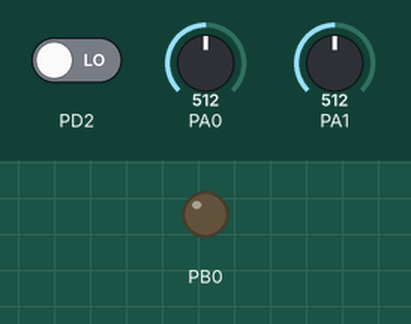
A program run on a simulated ATmega32, built with avr-gcc and emulated at 16 MHz. Shown: output pins drawn as LEDs (lit = HIGH). The inputs (shaded band) are chosen by the test bench; at power-on: PA0 = 512, PA1 = 512, PD2 LOW. What the program prints to the serial monitor is not drawn.

Above: at 0.19 s.
At 39.02 s:
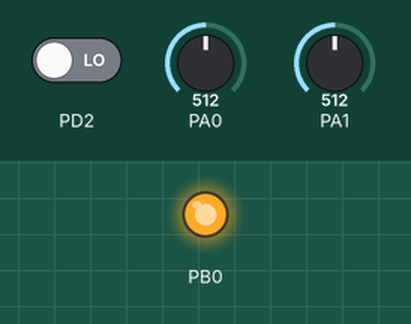
Timing chart, 0 to 39.3 s (numbered marks = the images above):
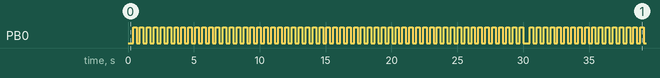

The program:

PFI_test1.c
```c
/*
 * PFI_test1.c
 *
 * Created: 4/21/2015 9:02:08 PM
 *  Author: Shuvangkar Shuvo
 */


#include <avr/io.h>
#include <util/delay.h>
#include <avr/interrupt.h>
#include <math.h>
#include "ADC_single_conversion.h"
#include "usart.h"
#define current_pin 1
#define volt_pin 0
#define number_of_samples 200
#define sample_delay 700
#define F_CPU 16000000

int voltage_adc[number_of_samples]={0},current_adc[number_of_samples]={0},index_volt=0,index_current=0;;
uint8_t i=0,j=0,k=0,l=0,n=0;
volatile unsigned int volt_peak_time1 =0,volt_peak_time2=0,current_peak_time1=0,current_peak_time2=0;
int volt_peak1=0,volt_peak2=0,current_peak=0,current_peak2=0,temp=0,temp1=0;
int tolerance_volt=0,tolerance_current=0,tolerance_pf=0;
double power_factor=0,power_factor_2=0;
double average_volt=0,average_current=0,actual_volt=0,actual_current=0,Vrms=0,Irms=0,V_avg=0,I_avg=0,volt_square_sum=0,current_squared_sum=0,real_power=0;

int main(void)
{
	setup();
    while(1)
    {
		//print_voltage_current();
		calculate_power_factor();
		ADCSRA |=(1<<ADEN);
		TCNT1 = 0;
		index_volt = voltage_zero_cross_time();
		index_current = current_zero_cross_time();
		ADCSRA &= ~(1<<ADEN);
		_delay_ms(30000);
		ADCSRA |=(1<<ADEN);

    }
}

void setup()
{
		Initialize_INT0();
		ADC_Initialize();
		Init_timer1_normal_mode_with_overflow();
		USARTInit(25);
		DDRB |=1<<PB0;
		_delay_ms(10);
}
ISR(INT0_vect)
{

	//PORTB ^=1<<PB0;
}

ISR(TIMER1_OVF_vect)
{

		PORTB ^=1<<PB0;

}


void voltage_current_read()
{

	for (i=0;i<number_of_samples;i++)
	{
		voltage_adc[i]=ADC_Read(volt_pin);
		//_delay_us(700);;
		current_adc[i]= ADC_Read(current_pin);
		//_delay_us(700);
	}
}
void print_voltage_current()
{
	UWriteString("\n voltage \n");
	for (i=0;i<number_of_samples;i++)
	{
		print_integer(voltage_adc[i]);
		UWriteString("\t");
	}
	UWriteString("\n Current \n");
	for (i=0;i<number_of_samples;i++)
	{
		print_integer(current_adc[i]);
		UWriteString("\t");
	}
}

Init_timer1_normal_mode_with_overflow()
{
	TCCR1B |=(1<<CS10)|(1<<CS11); //timer 1 is activated with prescaler 64
	TIMSK |= 1<<TOIE1; //Overflow interrupt enalbe, so when timer reaches its maximum value, it overflows and overflow interrupt vector routine will be executed
	sei(); // enable global interrupt
}
Initialize_INT0()
{
	sei(); //enable global interrupt
	GICR |=1<<INT0;  //External interrupt on INT0 pin is enabled
	//MCUCR &= (~(1<<ISC00))&(~(1<<ISC01)); //the low level on INTo generates an interrupt
	MCUCR |= 1<<ISC00; //any logic change on INT0 pin generates an interrupt request
	//MCUCR |=1<<ISC01; //The falling edge(high to low) of INT0 generates an interrupt request.
}


int find_voltage_peak()
{
	temp=ADC_Read(volt_pin);
	_delay_us(sample_delay);
	if(temp < volt_peak1) //Max value found
	{
		return(1);
	}
	else
	{
		volt_peak1 = temp;
		return(0);
	}
}
int find_voltage_peak2()
{
	temp=ADC_Read(volt_pin);
	_delay_us(sample_delay);
	if(temp < volt_peak2) //Max value found
	{
		return(1);
	}
	else
	{
		volt_peak2 = temp;
		return(0);
	}
}
int find_current_peak()
{
	temp1=ADC_Read(current_pin);
	_delay_us(sample_delay);
	if(temp1 < current_peak) //Max value found
	{
		return(1);
	}
	else
	{
		current_peak = temp1;
		return(0);
	}
}
int find_current_peak2()
{
	temp1=ADC_Read(current_pin);
	_delay_us(sample_delay);
	if(temp1 < current_peak2) //Max value found
	{
		return(1);
	}
	else
	{
		current_peak2 = temp1;
		return(0);
	}
}

void calculate_power_factor()
{
	voltage_current_read();
	ADCSRA &= ~(1<<ADEN);
	//print_voltage_current();
	//Average voltage and current calculation
	for (n=0;n<number_of_samples;n++)
	{
		average_volt += (5.00*voltage_adc[n])/1024.00;
		average_current += (5.00*current_adc[n])/1024.00;

	}
	average_volt = average_volt/number_of_samples;
	average_current = average_current/number_of_samples;
	//UWriteString(" \n Average voltage = ");
	//print_double(average_volt,4,3);
	//UWriteString(" \n Average current = ");
	//print_double(average_current,4,3);
//////////////////////////////////////////////////////////////////////////////////////////////////////////////////////
//	UWriteString(" \n Actual voltage \n");
	volt_square_sum = 0;
	current_squared_sum=0;
	V_avg=0;
	for (n=0;n<number_of_samples;n++)
	{
		actual_volt = ((5.00*voltage_adc[n])/1024.00)-average_volt;
		V_avg = V_avg+actual_volt;
		volt_square_sum = volt_square_sum+pow(actual_volt,2);
		//print_double(actual_volt,4,3);
	   //UWriteString("\t");
		//actual_current = ((5.00*current_adc[n])/1024.00)-average_current;

	}
////////////////////////////////////////////////////////////////////////////////////////////////////////////////////////
	//UWriteString(" \n Actual current \n");
	I_avg=0;
	for (n=0;n<number_of_samples;n++)
	{
		actual_current = ((5.00*current_adc[n])/1024.00)-average_current;
		I_avg=I_avg+actual_current;
		current_squared_sum = current_squared_sum+pow(actual_current,2);
		//print_double(actual_current,4,3);
		//UWriteString("\t");


	}

	Vrms = volt_square_sum/number_of_samples;
	Vrms=sqrt(Vrms);
	//Vrms = 511.00/11*Vrms;
	Irms = current_squared_sum/number_of_samples;
	Irms=sqrt(Irms);
	//Irms = Irms/2.2;


	//Instantaneous power and real power
	real_power = 0;
	for (n=0;n<number_of_samples;n++)
	{
		actual_volt = ((5.00*voltage_adc[n])/1024.00)-average_volt;
		//actual_volt = actual_volt*511.00/11;
		actual_current = ((5.00*current_adc[n])/1024.00)-average_current;
		//actual_current = actual_current/2.2;
		real_power = real_power+(actual_volt*actual_current);

	}
	real_power = real_power/number_of_samples;
	power_factor = real_power/(Vrms*Irms);
	UWriteString("\n Vrms = ");
	print_double(Vrms,4,3);
	UWriteString("V");
	UWriteString("\tIrms = ");
	Irms=Irms*1000;
	print_double(Irms,4,3);
	UWriteString("mA");
	UWriteString("\tPower = ");
	print_double(real_power, 3,5);
	UWriteString("W");
	UWriteString("\tPower factor = ");
	print_double(power_factor,4,3);


}

int voltage_zero_cross_time()
{
	int index = 0;
	actual_volt = ((5.00*voltage_adc[0])/1024.00)-average_volt;
	if (actual_volt>0)
	{
		for (i=1;i<number_of_samples;i++)
		{
			actual_volt = ((5.00*voltage_adc[i])/1024.00)-average_volt;
			if (actual_volt<0)
			{
				return(i);
				//index = i;
				i=number_of_samples;

			}

		}
	}
	else
	{
		for (i=1;i<number_of_samples;i++)
		{
			actual_volt = ((5.00*voltage_adc[i])/1024.00)-average_volt;
			if (actual_volt>0)
			{
				return(i);
				//index = i;
				i=number_of_samples;

			}

		}

	}
	//return(index);
}

int current_zero_cross_time()
{
	int index = 0;
	actual_current = ((5.00*current_adc[0])/1024.00)-average_current;
	if (actual_current>0)
	{
		for (i=1;i<number_of_samples;i++)
		{
			actual_current = ((5.00*current_adc[i])/1024.00)-average_current;
			if (actual_current<0)
			{
				return(i);
				//index = i;
				i=number_of_samples;

			}

		}
	}
	else
	{
		for (i=1;i<number_of_samples;i++)
		{
			actual_current = ((5.00*current_adc[i])/1024.00)-average_current;
			if (average_current>0)
			{
				return(i);
				//index = i;
				i=number_of_samples;

			}

		}

	}
	//return(index);
}
```

ADC_single_conversion.c
```c
/*
 * ADC_single_conversion.c
 *
 * Created: 4/18/2015 12:55:23 PM
 *  Author: Shuvangkar Shuvo
 */
#include <avr/io.h>
#include "ADC_single_conversion.h"


void ADC_Initialize()
{
	ADCSRA |= 1<<ADEN; //ADC enable. ADC doesn't consume power when ADEN is cleared
	ADCSRA |=(1<<ADPS0)|(1<<ADPS1)|(1<<ADPS2); // prescaler=128 means X_cpu/128=7.8125KHz
	ADMUX |= 1<<REFS0; //Reference: AVCC (AVCC must be connected with VCC)
}

unsigned int ADC_Read(uint8_t channel)
{
	int adc_value = 0;
	//ADMUX |= (ADMUX&0b11100000)|(channel&0b00011111); // First five bits of ADMUX for selecting channel
	ADMUX = (ADMUX&0xf0)|(channel&0x0f);
	ADCSRA |=1<<ADSC; //Conversion will start writing this bit to one.
	while(!(ADCSRA&(1<<ADIF))); //ADIF will set when conversion complete and loop breaks.
	ADCSRA|= 1<<ADIF; //ADIF must be cleared(1) to trigger a new conversion next time
	adc_value = ADCW;
	return(adc_value);

}
```

ADC_single_conversion.h
```c
/*
 * ADC_single_conversion.h
 *
 * Created: 4/18/2015 12:56:18 PM
 *  Author: Shuvangkar shuvo
 */


#ifndef ADC_SINGLE_CONVERSION_H_
#define ADC_SINGLE_CONVERSION_H_
void ADC_Initialize();
unsigned int ADC_Read(uint8_t channel);


#endif /* ADC_SINGLE_CONVERSION_H_ */
```

USART.c
```c
#include <avr/io.h>
#include <avr/interrupt.h>
#include <inttypes.h>

#include "usart.h"

void USARTInit(uint16_t ubrrvalue)
{
	//Setup q
	UQFront=UQEnd=-1;

	//Set Baud rate
	UBRRH=(unsigned char)(ubrrvalue>>8);
	UBRRL=(unsigned char)ubrrvalue;

	/*Set Frame Format

	Asynchronous mode
	No Parity
	1 StopBit
	char size 8

	*/

	UCSRC=(1<<URSEL)|(3<<UCSZ0);

	/*Enable Interrupts
	RXCIE- Receive complete
	UDRIE- Data register empty

	Enable The recevier and transmitter

	*/

	UCSRB=(1<<RXCIE)|(1<<RXEN)|(1<<TXEN);
	sei();

}

//The USART ISR
ISR(USART_RXC_VECT)
{
	//Read the data
	char data=UDR;

	//Now add it to q

	if(((UQEnd==RECEIVE_BUFF_SIZE-1) && UQFront==0) || ((UQEnd+1)==UQFront))
	{
		//Q Full
		UQFront++;
		if(UQFront==RECEIVE_BUFF_SIZE) UQFront=0;
	}


	if(UQEnd==RECEIVE_BUFF_SIZE-1)
		UQEnd=0;
	else
		UQEnd++;


	URBuff[UQEnd]=data;

	if(UQFront==-1) UQFront=0;

}

char UReadData()
{
	char data;

	//Check if q is empty
	if(UQFront==-1)
		return 0;

	data=URBuff[UQFront];

	if(UQFront==UQEnd)
	{
	//If single data is left
	//So empty q
	UQFront=UQEnd=-1;
	}
	else
	{
		UQFront++;

		if(UQFront==RECEIVE_BUFF_SIZE)
		UQFront=0;
	}

	return data;
}

void UWriteData(char data)
{
	//Wait For Transmitter to become ready
	while(!(UCSRA & (1<<UDRE)));

	//Now write
	UDR=data;
}

uint8_t UDataAvailable()
{
	if(UQFront==-1) return 0;
	if(UQFront<UQEnd)
		return(UQEnd-UQFront+1);
	else if(UQFront>UQEnd)
		return (RECEIVE_BUFF_SIZE-UQFront+UQEnd+1);
	else
		return 1;
}

void UWriteString(char *str)
{
	while((*str)!='\0')
	{
		UWriteData(*str);
		str++;
	}

	UWriteData('\0');
}

print_integer(int number)
{
	char string_integer[6];
	itoa(number,string_integer,10);
	UWriteString(string_integer);
}

void print_double(double number,uint8_t digit_before_dot,uint8_t digit_after_dot)
{
	char string2[10];
	dtostrf(number,digit_before_dot,digit_after_dot,string2);
	UWriteString(string2);
}
```

usart.h
```c
#include <inttypes.h>

#ifndef USART_H
#define USART_H
/****************************************************************************************************/

//Macros
#define RECEIVE_BUFF_SIZE 64
#define USART_RXC_VECT USART_RXC_vect	//This change from mcu to mcu. This is for mega8, mega16, mega32

//#define F_CPU 12000000UL

#define UBRR_VALUE(baud) ((F_CPU/(baud<<4))-1)


//Varriables
volatile char URBuff[RECEIVE_BUFF_SIZE];	//USART Receive Buffer
volatile int8_t UQFront;
volatile int8_t UQEnd;

//Functions
void USARTInit(uint16_t baudrate);

uint8_t UDataAvailable();
char UReadData();

void UWriteData(char data);
void UWriteString(char *str);
print_integer(int number);
void print_double(double number,uint8_t digit_before_dot,uint8_t digit_after_dot);


/****************************************************************************************************/


#endif
```

Measured:
- by itself, PB0: repeats every 30.1 s: HIGH 0.26 s, LOW 0.50 s, 56 × (HIGH 0.26 s, LOW 0.26 s)
- by itself, everything shown: repeats every 6.3 s, in 24 steps
